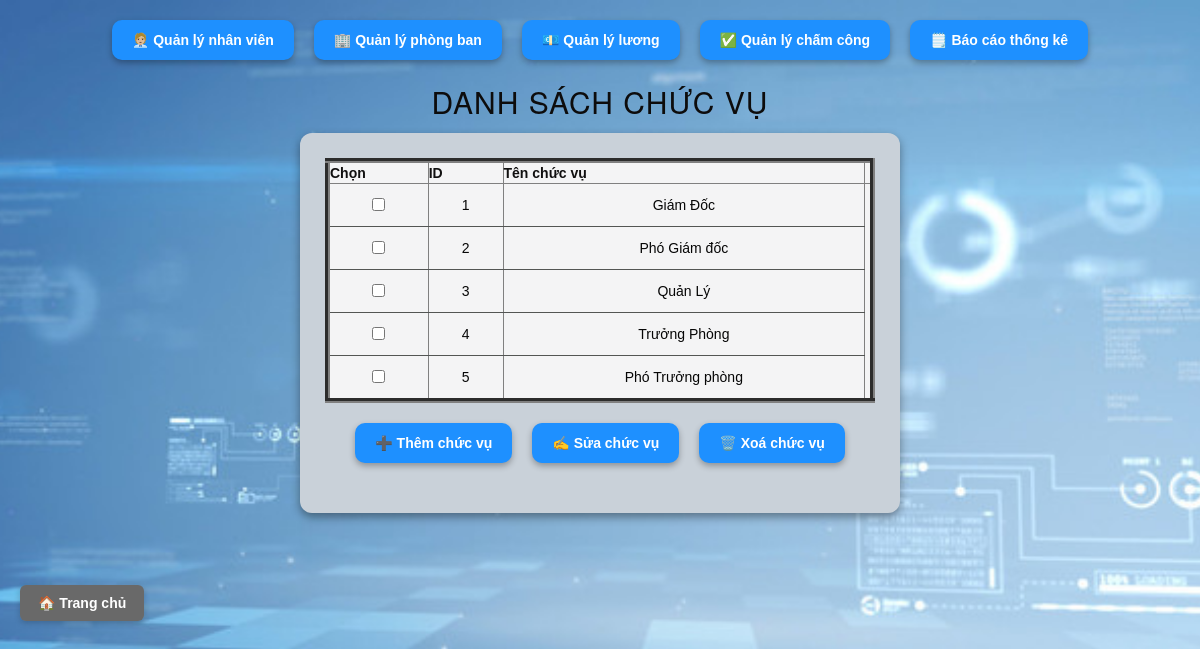
Page /chucvu.php on the committed database.
### tables this page shows
CREATE TABLE `tbl_chucvu` (
  `IDCV` int(11) NOT NULL,
  `TenCV` varchar(50) DEFAULT NULL
);

### chucvu.php (the view, shortened to what this page needs)
<?php
include_once('connect.php');
$sql = "SELECT * FROM tbl_chucvu";
$result = mysqli_query($conn, $sql);
?>
<!DOCTYPE html>
<html lang="vi">
<head>
    <link rel="stylesheet" href="https://cdnjs.cloudflare.com/ajax/libs/font-awesome/4.7.0/css/font-awesome.min.css">
    <link rel="stylesheet" href="https://maxcdn.bootstrapcdn.com/bootstrap/3.3.7/css/bootstrap.min.css">
    <link rel="stylesheet" href="chucvu.css">
</head>
<div class="menu">
    <a href= "nhanvien.php"> 🧑🏼‍💼 Quản lý nhân viên</a>
    <a href="phongban.php"> 🏢 Quản lý phòng ban </a>
    <a href="luong.php"> 💶 Quản lý lương</a>
    <a href="chamcong.php"> ✅ Quản lý chấm công</a>
    <a href="baocao.php"> 🗒️ Báo cáo thống kê</a>
</div>
<h2>DANH SÁCH CHỨC VỤ</h2>
<form method ="post" id="formPhongBan">
    <table border="5" witdth="70%" align= "center" cellspacing="0" cellpadding="8">
        <tr>
                <th>Chọn</th>
                <th>ID</th>
                <th>Tên chức vụ<th>
        </tr>
        <?php while ($row = mysqli_fetch_assoc($result)) { ?>
    <tr>
        <td>
            <input type="checkbox" name="ids[]" value="<?php echo $row['IDCV']; ?>">
        </td>
        <td><?php echo $row['IDCV']; ?></td>
        <td><?php echo $row['TenCV']; ?></td>
    </tr>
    <?php } ?>
    </table>
    <div class="menu" style="text-align: center; margin-top: 20px;">
    <a href="themchucvu.php" class="btn-them"> ➕ Thêm chức vụ </a>
        <a href ="suachucvu.php" class="btn-sua"> ✍️  Sửa chức vụ </a>
        <a href="xoachucvu.php" class="btn-xoa"> 🗑️ Xoá chức vụ </a>
    </div>
</form>
<br></br>
<br></br>
<div sylte="position: fixed; top: 10px; right: 10px; z-index: 999;">
    <a href="trangchu.php" style="
    background-color: #696969;
    color: white;
    padding: 10px 18px;
    text-decoration: none;
    border-radius: 6px;
    font-weight: bold;
    box-shadow: 0 2px 6px rgba(0,0,0,0.2);
    "> 🏠 Trang chủ </a>
</div>
</body>
</html>

### chucvu.css (style rules this page uses)
* { margin: 0; padding: 0; box-sizing: border-box; font-family: Arial, Helvetica, sans-serif; }
.menu { width: 100%; display: flex; justify-content: center; gap: 20px; margin-bottom: 25px; }
.menu a { background: #1e90ff; color: white; padding: 10px 20px; border-radius: 10px; text-decoration: none; font-weight: bold; box-shadow: 0px 3px 6px rgba(0,0,0,0.3); transition: transform 0.2s; }
.form, h2 { text-align: center; color: hsl(0, 4%, 5%); margin-bottom: 15px; letter-spacing: 1px; font-size: 30px; }
form { width: 600px; margin: 0 auto; background: #c9d1d9; backdrop-filter: blur(6px); padding: 25px; border-radius: 12px; box-shadow: 0px 4px 10px rgba(0,0,0,0.4); }
table { width: 100%; border-collapse: collapse; background: rgba(255, 253, 253, 0.8); }
tbody td { padding: 10px; color: #060606; text-align: center; border-bottom: 1px solid #535553; }

### rows in the picture
tbl_chucvu: IDCV "1", TenCV "Giám Đốc"
tbl_chucvu: IDCV "2", TenCV "Phó Giám đốc"
tbl_chucvu: IDCV "3", TenCV "Quản Lý"
tbl_chucvu: IDCV "4", TenCV "Trưởng Phòng"
tbl_chucvu: IDCV "5", TenCV "Phó Trưởng phòng"
